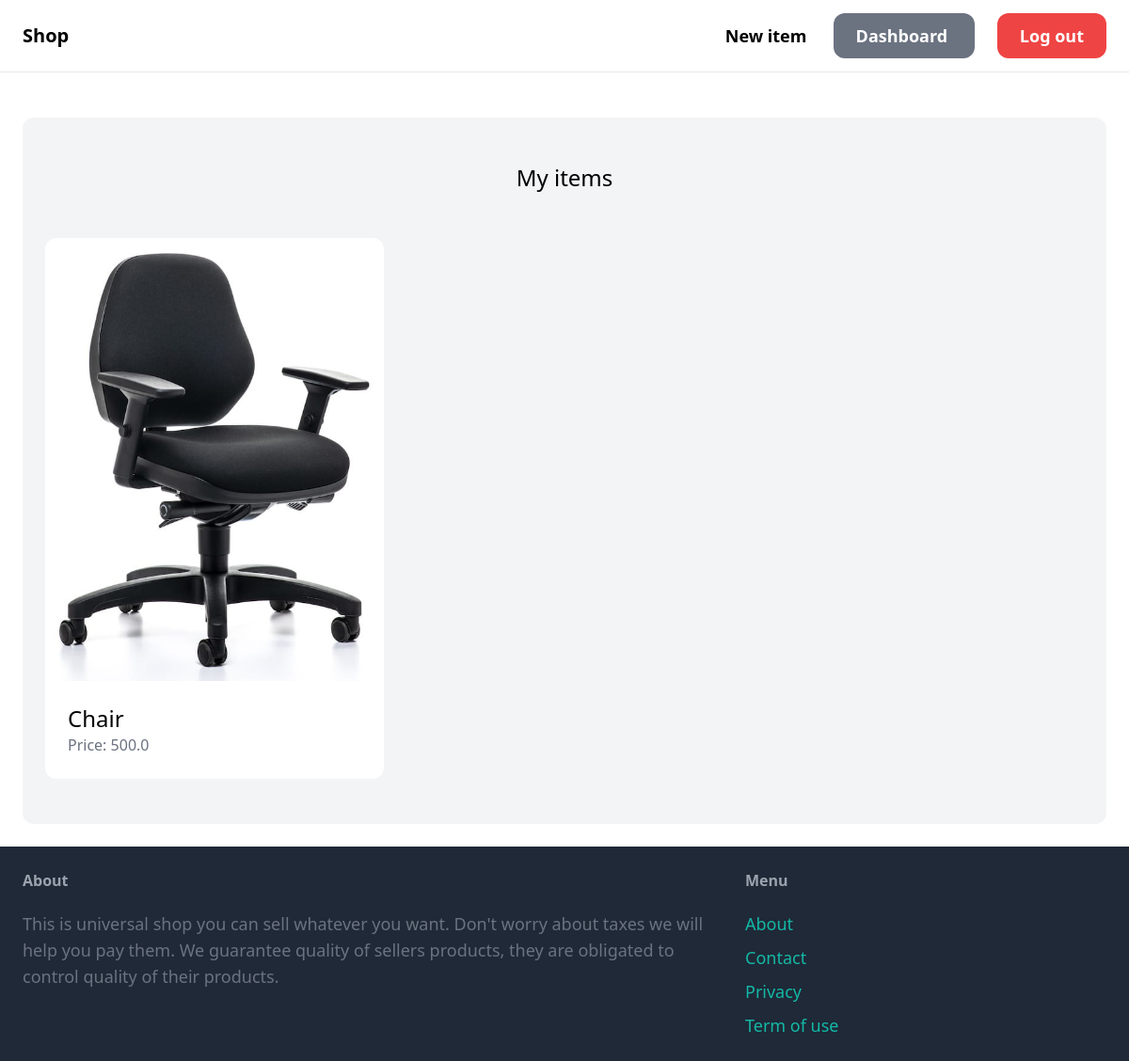
The app's page /dashboard/ (signed in) with its own data.
### item/models.py (models this page shows, shortened)
class Item(models.Model):
    category = models.ForeignKey(Category, related_name='items', on_delete=models.CASCADE)
    name = models.CharField(max_length=255)
    description = models.TextField(blank=True, null=True)
    price = models.FloatField()
    image = models.ImageField(upload_to='item_images', blank=True, null=True)
    is_sold = models.BooleanField(default=False)
    created_by = models.ForeignKey(User, related_name='items', on_delete=models.CASCADE)
    created_at = models.DateTimeField(auto_now_add=True)

### dashboard/views.py (the view)
# urls.py: path('', views.index, name='index'),
@login_required
def index(request):
    items = Item.objects.filter(created_by=request.user)
    return render(request, 'dashboard/index.html', {
        'items': items,
    })

### dashboard/templates/dashboard/index.html (shortened to what this page needs)
{% extends 'core/base.html' %}
{% block content %}
    <div class="mt-6 px-6 py-12 bg-gray-100 rounded-xl">
        <h2 class="mb-12 text-2xl text-center"> My items </h2>
            <div class="grid grid-cols-3 gap-3">
                {% for item in items %}
                     <div>
                         <a href="{% url 'item:detail' item.id %}">
                             <div>
                                 <img src="{{ item.image.url }}" class="rounded-t-xl">
                             </div>
                             <div class="p-6 bg-white rounded-b-xl">
                                 <h2 class="text-2xl">{{ item.name }}</h2>
                                 <p class="text-gray-500">Price: {{ item.price }}</p>
                             </div>
                         </a>
                     </div>
                {% endfor %}
            </div>
    </div>
{% endblock %}

### records on screen
Item: image (picture), name "Chair", price "500.0"
